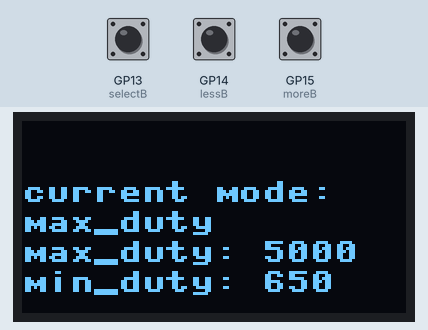
Recording of a program running on a simulated Raspberry Pi Pico running MicroPython. Parts: 128×64 one-colour display. Inputs (shaded band) come from the test bench; at power-on: GP13 (selectB) LOW, GP14 (lessB) LOW, GP15 (moreB) LOW.

Above: at 1.2 s.
1.3 s: GP13 (selectB) pulled HIGH for 1 s
At 2.17 s:
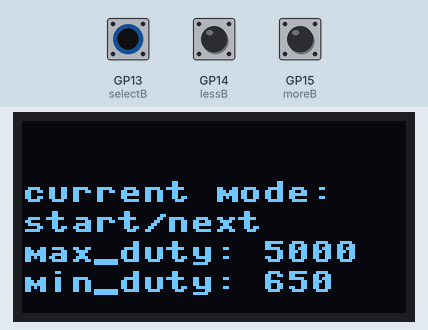
3.8 s: GP14 (lessB) pulled HIGH for 1 s
At 5.5 s:
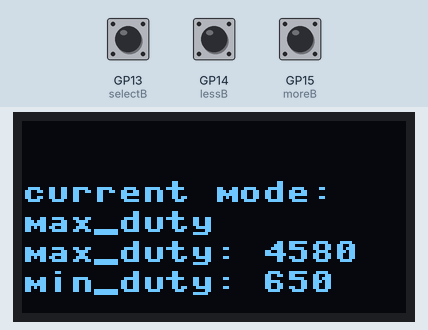
6.3 s: GP15 (moreB) pulled HIGH for 3.2 s
At 6.37 s:
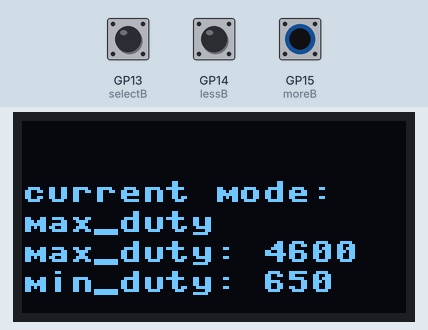
11.0 s: GP13 (selectB) pulled HIGH for 0.15 s
At 11.7 s:
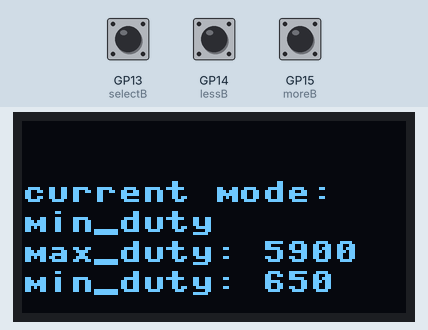
12.8 s: GP14 (lessB) pulled HIGH for 0.15 s
At 13.5 s:
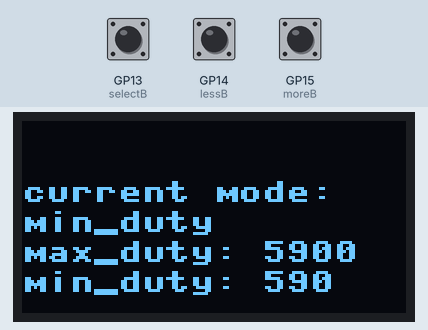
14.4 s: GP15 (moreB) pulled HIGH for 1 s
At 14.49 s:
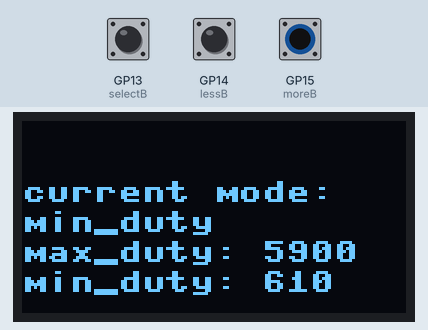

The program:

move.py
```python
import time
from machine import Pin,PWM,I2C
from ssd1306 import SSD1306_I2C # dont know


MIN_DUTY = 650 # 5 percent of 65025 = 3251.25  # ca. 90 degrees differnece
MAX_DUTY = 5000 # 10 percent of 65025 = 6502.5  # for 90 degrees 9000
RANGE = MAX_DUTY-MIN_DUTY

pwm = PWM(Pin(28))
pwm.freq(50)

# I2C -----------------

WIDTH = 128
HEIGHT = 64

i2c = I2C(0,scl=(Pin(17)),sda=Pin(16),freq=200_000) # 0 for for the i2c0 interface
#i2c = I2C(0) this would use the default pins (gp8 and gp9)
# scl for clock
# sda for dataline
# freq for frequency (no pin requried) normal:100 kHz fast/default: 400 kHz

oled = SSD1306_I2C(WIDTH,HEIGHT,i2c)

oled.fill(0) # clear screen

# buttons ---------------
selectB  = Pin(13, Pin.IN, Pin.PULL_DOWN)
lessB = Pin(14, Pin.IN, Pin.PULL_DOWN)
moreB = Pin(15, Pin.IN, Pin.PULL_DOWN)

# settings
speed = 0.0001
modes = ["max_duty","min_duty","start/next"]
current_mode = 0
current_servo = 0

def move():
    for i in range(RANGE):
        duty = MAX_DUTY - i
        pwm.duty_u16(duty)
        time.sleep(speed)
    for i in range(RANGE):
        duty = MIN_DUTY + i
        pwm.duty_u16(duty)
        time.sleep(speed)
    print("click")

while True:
    oled.fill(0)
    oled.text("current mode: ",0,20)
    oled.text(modes[current_mode],0,30)
    oled.text("max_duty: "+str(MAX_DUTY),0,40)
    oled.text("min_duty: "+str(MIN_DUTY),0,50)
    oled.show()


    if selectB.value():
        current_mode += 1
        if current_mode >= 3:
            current_mode = 0
        time.sleep(0.3)

    if lessB.value():
        if current_mode == 0:
            MAX_DUTY -= 20
        elif current_mode == 1:
            MIN_DUTY -= 20

    if moreB.value():
        if current_mode == 0:
            MAX_DUTY += 20
        elif current_mode == 1:
            MIN_DUTY += 20
        elif current_mode == 2:
            oled.text("Running...",0,0)
            oled.show()
            RANGE = MAX_DUTY-MIN_DUTY
            move()
```

Measured:
- after the input at 1.3 s, the display: first changes after 0.36 s (image 1 shows a later state)
- after the input at 3.8 s, the display: first changes after 0.07 s (image 2 shows a later state)
- after the input at 6.3 s, the display: changes after 0.06 s (image 3)
- after the input at 11.0 s, the display: changes after 0.35 s (image 4)
- after the input at 12.8 s, the display: first changes after 0.07 s (image 5 shows a later state)
- after the input at 14.4 s, the display: changes after 0.09 s (image 6)
